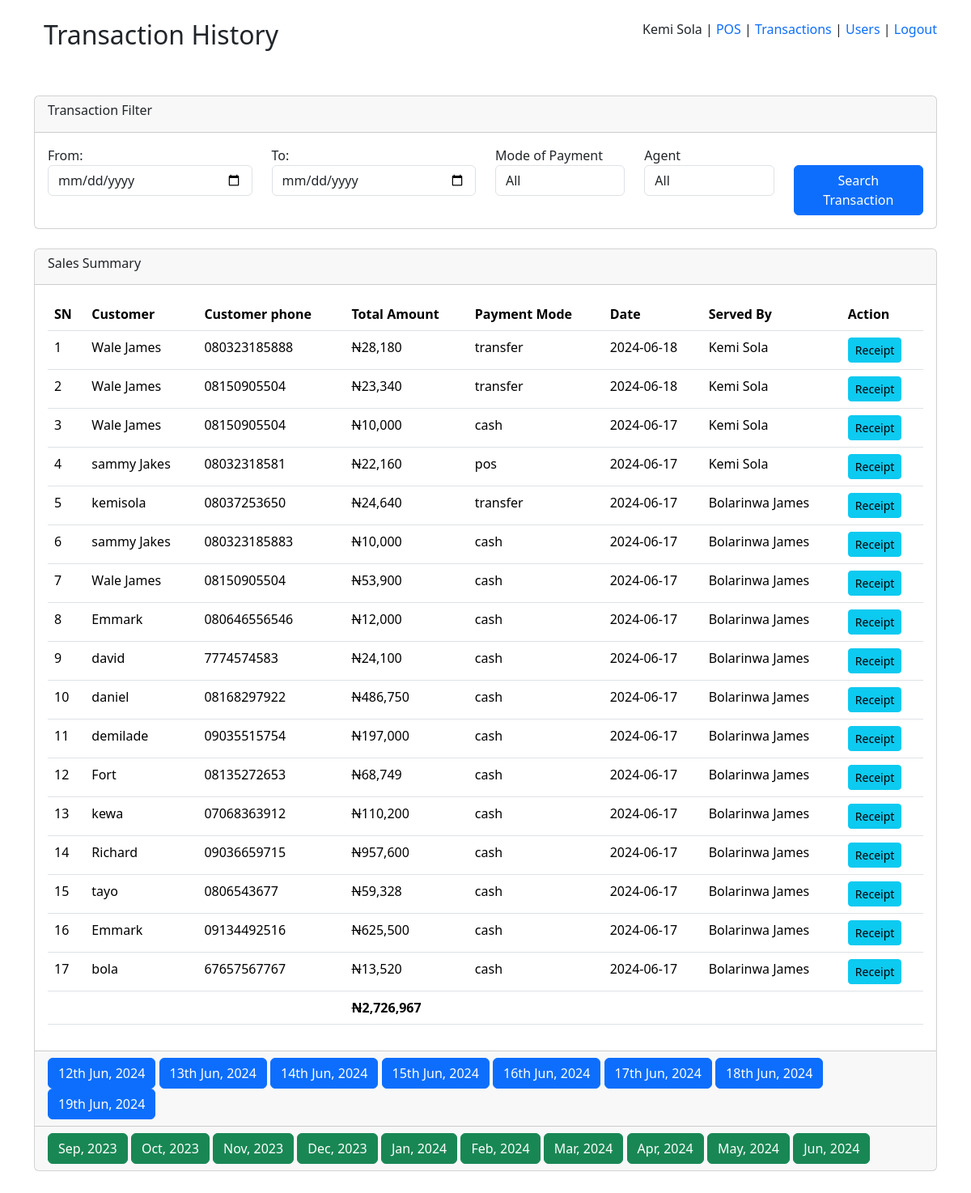
The app's page /transactions.php (signed in) with its own data.
### tables this page shows
CREATE TABLE `user` (
  `sn` bigint(20) UNSIGNED NOT NULL,
  `name` varchar(55) DEFAULT NULL,
  `phone` varchar(24) DEFAULT NULL,
  `email` varchar(55) DEFAULT NULL,
  `password` varchar(40) DEFAULT NULL,
  `status` int(2) NOT NULL DEFAULT 1,
  `bid` int(8) NOT NULL DEFAULT 0,
  `created` timestamp NOT NULL DEFAULT current_timestamp() ON UPDATE current_timestamp(),
  `admin` int(2) NOT NULL DEFAULT 0
);

CREATE TABLE `sales` (
  `sn` bigint(20) UNSIGNED NOT NULL,
  `salesid` varchar(16) DEFAULT NULL,
  `customer` varchar(24) DEFAULT NULL,
  `phone` varchar(24) DEFAULT NULL,
  `total` int(10) DEFAULT NULL,
  `created` timestamp NOT NULL DEFAULT current_timestamp() ON UPDATE current_timestamp(),
  `status` int(2) NOT NULL DEFAULT 1,
  `bid` int(8) NOT NULL DEFAULT 0,
  `user` int(6) NOT NULL DEFAULT 0,
  `mode` varchar(22) NOT NULL DEFAULT 'cash'
);

### constant.php (called while the page is built, shortened)
<?php
$db = new mysqli(DB_HOST, DB_USER, DB_PASS, DB_NAME);
$user = $_SESSION['user']??'';
if($user){
    $sql = $db->query("SELECT * FROM user WHERE sn = '$user' ");
    $row = mysqli_fetch_assoc($sql);
    $name = $row['name'];
    $bid = $row['bid'];
    $admin = $row['admin'];
}
function User($user,$opt='name'){
    global $db;
    $sql = $db->query("SELECT * FROM user WHERE sn = '$user' ");
    $row = mysqli_fetch_assoc($sql);
    return mysqli_num_rows($sql)==1 ? $row[$opt] : '';
}

### transactions.php (the view, shortened to what this page needs)
<?php
include('constant.php');
?>
<!DOCTYPE html>
<html lang="en">
<head>
    <link href="css/bootstrap.min.css" rel="stylesheet" >
</head>
<body>
<div class="container mt-4">
<?php include('nav.php') ?>
<div class="row">
        <div class="col-md-12">
            <h2 style="">Transaction History</h2>
        </div>
    </div>
   <form method="post">
    <div class="row pt-5">
<div class="col-md-12">
    <div class="card">
        <div class="card-header"><h6>Transaction Filter</h6></div>
        <div class="card-body">
            <div class="row">
            <div class="col-md-3">
                <label>From:</label>
                <input type="date" class="form-control" name="from" placeholder="Select Date">
            </div>
            <div class="col-md-3">
            <label>To:</label>
            <input type="date" class="form-control" name="to" placeholder="Select Date">
            </div>
            <div class="col-md-2">
            <label for="">Mode of Payment</label>
<select class="form-control" name="mode">
<option value="">All</option>
</select>
            </div>
            <div class="col-md-2">
            <label for="">Agent</label>
<select class="form-control" name="user">
<option value="">All</option>
</select>
            </div>
            <div class="col-md-2"><br>
                <button type="submit" class="btn btn-primary" name="SearchTransaction">Search Transaction</button>
            </div>
            </div>
        </div>
    </div>
</div>
</div>
</form>
<div class="row pb-5">
    <div class="col-md-12 pt-4">
        <div class="card">
            <div class="card-header">
                <h6>Sales Summary</h6></div>
            <div class="card-body table-responsive">
                <table class="table">
                    <tr>
                        <th>SN</th>
                        <th>Customer</th>
                        <th>Customer phone</th>
                        <th>Total Amount</th>
                        <th>Payment Mode</th>
                        <th>Date</th>
                        <th>Served By</th>
                        <th>Action</th>
                    </tr>
<?php $i=1;
$sql = $db->query("SELECT * FROM sales WHERE bid='$bid' ORDER BY sn DESC LIMIT 20");
$total =0;
while($row = mysqli_fetch_assoc($sql)){ $e = $i++; $total += $row['total'] ?>
                    <tr>
                        <td><?= $e ?></td>
                        <td><?= $row['customer'] ?></td>
                        <td><?= $row['phone'] ?></td>
                        <td><strike>N</strike><?= number_format($row['total']) ?></td>
                        <td><?= $row['mode'] ?></td>
                        <td><?= substr($row['created'],0,10) ?></td>
                        <td><?= User($row['user']) ?></td>
                        <td><a class="btn btn-sm btn-info" href="receipt.php?salesid=<?= $row['salesid'] ?>">Receipt</a></td>
                    </tr>
                    <?php } ?>
                    <tr>
                        <th colspan="3"></th><th><strike>N</strike><?= number_format($total) ?></th><th colspan="4"></th>
                    </tr>
                </table>
            </div>
            <div class="card-footer">
                <?php $i = -7;
                while($i<1){$e=$i++;
                $time = time() + 60*60*24*$e;
                    $date = date('jS M, Y',$time);
                    $d = date('Y-m-d',$time);
                    $sql = $db->query("SELECT SUM(total) AS amt FROM sales WHERE bid='$bid' AND created LIKE '%$d%' ");
                    $row = mysqli_fetch_assoc($sql);
                ?>
                <a class="btn btn-primary" href="?date=<?= date('Y-m-d',$time) ?>"  data-bs-toggle="tooltip" data-bs-placement="top"
        data-bs-custom-class="custom-tooltip"
        data-bs-title="NGN<?=number_format($row['amt'])?>"><?= $date ?></a>
                <?php } ?>
            </div>
            <div class="card-footer">
                <?php $i = -9;
                while($i<1){$e=$i++;
                $time = time() + 60*60*24*30.5*$e;
                    $date = date('M, Y',$time);
                     $d = date('Y-m',$time);
                    $sql = $db->query("SELECT SUM(total) AS amt FROM sales WHERE bid='$bid' AND created LIKE '%$d%' ");
                    $row = mysqli_fetch_assoc($sql);
                ?>
                <a class="btn btn-success" href="?date=<?= date('Y-m',$time) ?>" data-bs-toggle="tooltip" data-bs-placement="top"
        data-bs-custom-class="custom-tooltip"
        data-bs-title="NGN<?=number_format($row['amt'])?>"><?= $date ?></a>
                <?php } ?>
            </div>
        </div>
    </div>
</div>
</body>
</html>

### nav.php (shortened to what this page needs)
<div style="float: right;">
    <?=$name?> |
    <?php if($admin==1){ ?>
    <a href="sales.php">POS</a> |
    <a href="transactions.php">Transactions</a> |
<a href="user.php">Users</a> | <?php } ?>
<a href="?logout=true">Logout</a>
</div>

### nav.php (style rules this page uses)
a { text-decoration: none; }

### records on screen
user: name "Kemi Sola"
sales: e "1", customer "Wale James", phone "080323185888", total "28,180", mode "transfer", created "2024-06-18", user.name "Kemi Sola"
sales: e "2", customer "Wale James", phone "08150905504", total "23,340", mode "transfer", created "2024-06-18", user.name "Kemi Sola"
sales: e "3", customer "Wale James", phone "08150905504", total "10,000", mode "cash", created "2024-06-17", user.name "Kemi Sola"
sales: e "4", customer "sammy Jakes", phone "08032318581", total "22,160", mode "pos", created "2024-06-17", user.name "Kemi Sola"
sales: e "5", customer "kemisola", phone "08037253650", total "24,640", mode "transfer", created "2024-06-17", user.name "Bolarinwa James"
sales: e "6", customer "sammy Jakes", phone "080323185883", total "10,000", mode "cash", created "2024-06-17", user.name "Bolarinwa James"
sales: e "7", customer "Wale James", phone "08150905504", total "53,900", mode "cash", created "2024-06-17", user.name "Bolarinwa James"
sales: e "8", customer "Emmark", phone "080646556546", total "12,000", mode "cash", created "2024-06-17", user.name "Bolarinwa James"
sales: e "9", customer "david", phone "7774574583", total "24,100", mode "cash", created "2024-06-17", user.name "Bolarinwa James"
sales: e "10", customer "daniel", phone "08168297922", total "486,750", mode "cash", created "2024-06-17", user.name "Bolarinwa James"
sales: e "11", customer "demilade", phone "09035515754", total "197,000", mode "cash", created "2024-06-17", user.name "Bolarinwa James"
sales: e "12", customer "Fort", phone "08135272653", total "68,749", mode "cash", created "2024-06-17", user.name "Bolarinwa James"
sales: e "13", customer "kewa", phone "07068363912", total "110,200", mode "cash", created "2024-06-17", user.name "Bolarinwa James"
sales: e "14", customer "Richard", phone "09036659715", total "957,600", mode "cash", created "2024-06-17", user.name "Bolarinwa James"
sales: e "15", customer "tayo", phone "0806543677", total "59,328", mode "cash", created "2024-06-17", user.name "Bolarinwa James"
sales: e "16", customer "Emmark", phone "09134492516", total "625,500", mode "cash", created "2024-06-17", user.name "Bolarinwa James"
sales: e "17", customer "bola", phone "67657567767", total "13,520", mode "cash", created "2024-06-17", user.name "Bolarinwa James"

### other values on screen
$total "2,726,967"
$date "12th Jun, 2024"
$date "13th Jun, 2024"
$date "14th Jun, 2024"
$date "15th Jun, 2024"
$date "16th Jun, 2024"
$date "17th Jun, 2024"
$date "18th Jun, 2024"
$date "19th Jun, 2024"
$date "Sep, 2023"
$date "Oct, 2023"
$date "Nov, 2023"
$date "Dec, 2023"
$date "Jan, 2024"
$date "Feb, 2024"
